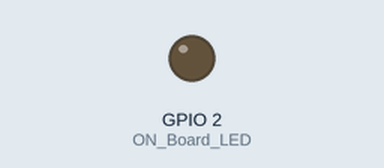
Bench run of a sketch on a simulated ESP8266 (NodeMCU). Parts: output pins drawn as LEDs (lit = HIGH). WiFi joins after 1.5 s; servers stay silent unless stated; what the sketch prints to the serial monitor is not drawn.

Above: at 0.1 s.
At 1.3 s:
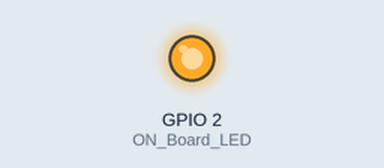
Timing chart, 0 to 2.8 s (numbered marks = the images above):
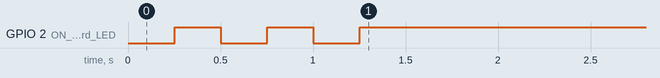

The sketch:

nodemcu.ino
```cpp
#include <ESP8266WiFi.h>
#include <ESP8266HTTPClient.h>
#include <WiFiClient.h>

#define ON_Board_LED 2

const char* ssid = "YourWifi";
const char* password = "YourPassword";

HTTPClient http;
WiFiClient client;

void setup() {
  Serial.begin(9600);
  WiFi.begin(ssid, password);
  Serial.println("");

  pinMode(ON_Board_LED, OUTPUT);
  digitalWrite(ON_Board_LED, HIGH);

  Serial.print("Connecting");
  while (WiFi.status() != WL_CONNECTED) {
    Serial.print(".");
    digitalWrite(ON_Board_LED, LOW);
    delay(250);
    digitalWrite(ON_Board_LED, HIGH);
    delay(250);
  }
  digitalWrite(ON_Board_LED, HIGH);
  Serial.println("");
  Serial.print("Successfully connected to : ");
  Serial.println(ssid);
  Serial.print("IP address: ");
  Serial.println(WiFi.localIP());
}

void loop() {
  if (Serial.available() > 0) {
    String cardData = Serial.readStringUntil('\n');
    cardData.trim();

    if (WiFi.status() == WL_CONNECTED) {
      String url = "http://LocalIP:3000/project/backend/uid";
      String postData = "UIDresult=" + cardData;

      http.begin(client, url);
      http.addHeader("Content-Type", "application/x-www-form-urlencoded");
      int httpCode = http.POST(postData);
      String payload = http.getString();

      Serial.println(cardData);
      Serial.println(httpCode);
      Serial.println(payload);

      http.end();
    }
    delay(1000);
  }
}
```
